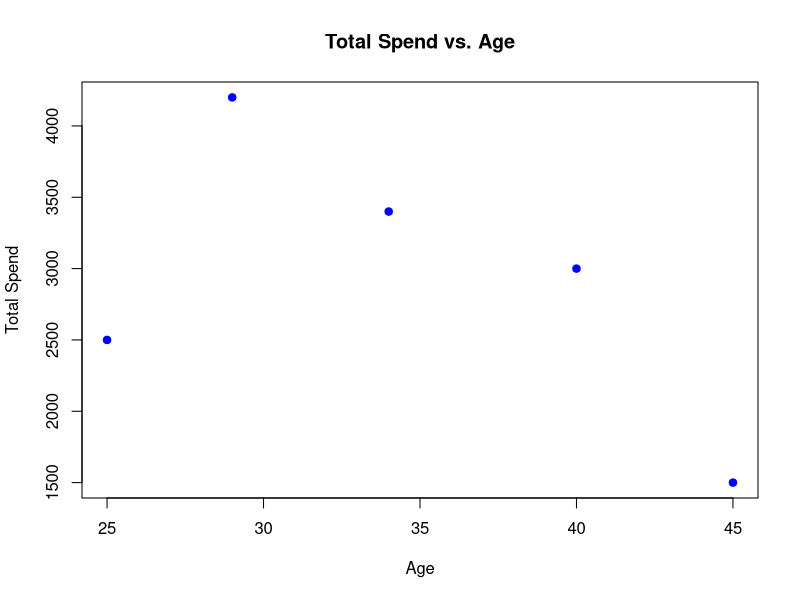
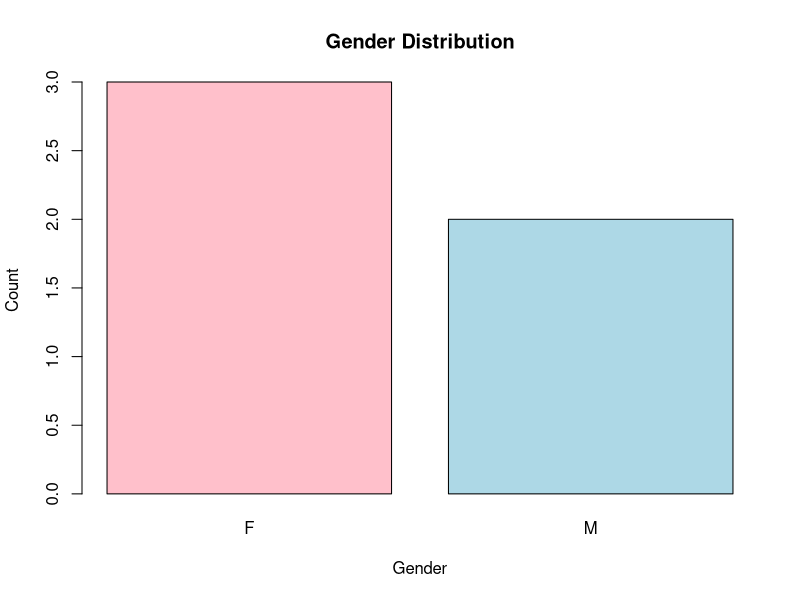
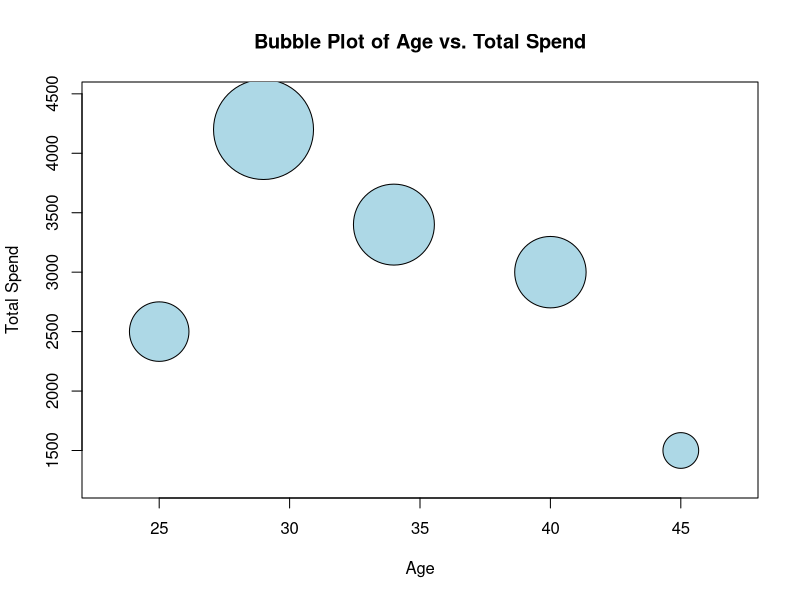

Write the R code that produced these figures, in order.
#-----Retail analysis using list ---------
#### Creating list for further analysis####
# Create a sample list
customer_data <- list(
  Customer_ID = c(1, 2, 3, 4, 5),
  Age = c(25, 34, 45, 29, 40),
  Gender = c("F", "M", "F", "M", "F"),
  Total_Spend = c(2500, 3400, 1500, 4200, 3000)
)

#### Analysing data in the vectors created #####
# Calculate and print summary statistics for numeric elements
age_summary <- summary(customer_data$Age)
print(age_summary)

total_spend_summary <- summary(customer_data$Total_Spend)
print(total_spend_summary)

# Apply mean function to all numeric elements
numeric_means <- sapply(customer_data, function(x) {
  if(is.numeric(x)) return(mean(x))
  return(NA)
})
print(numeric_means)

# Filter customers who spent more than 3000
high_spenders <- customer_data$Customer_ID[customer_data$Total_Spend > 3000]
print(high_spenders)

# Combine selected list elements into a data frame for analysis
customer_df <- data.frame(
  Customer_ID = customer_data$Customer_ID,
  Age = customer_data$Age,
  Total_Spend = customer_data$Total_Spend
)
# Analyze the combined data frame
summary(customer_df)

# Example custom function to calculate CLV based on Total Spend and Age
calculate_clv <- function(total_spend, age) {
  # Simplified example where CLV is a function of age and spend
  clv <- total_spend / (max(age) - age + 1)  # Age factor is for demo purposes
  return(clv)
}
# Apply the custom CLV function to the list elements
customer_clv <- calculate_clv(customer_data$Total_Spend, customer_data$Age)
print(customer_clv)

# Plotting
plot(customer_data$Age, customer_data$Total_Spend,
     main="Total Spend vs. Age",
     xlab="Age", ylab="Total Spend",
     pch=19, col="blue")

# Bar plot of Gender distribution
gender_counts <- table(customer_data$Gender)
barplot(gender_counts, 
        main="Gender Distribution", 
        xlab="Gender", 
        ylab="Count", 
        col=c("pink", "lightblue"))

# Bubble plot of Age vs. Total Spend with bubble size by Total Spend
symbols(customer_data$Age, customer_data$Total_Spend, 
        circles=customer_data$Total_Spend, inches=0.5, 
        main="Bubble Plot of Age vs. Total Spend",
        xlab="Age", ylab="Total Spend", bg="lightblue")





